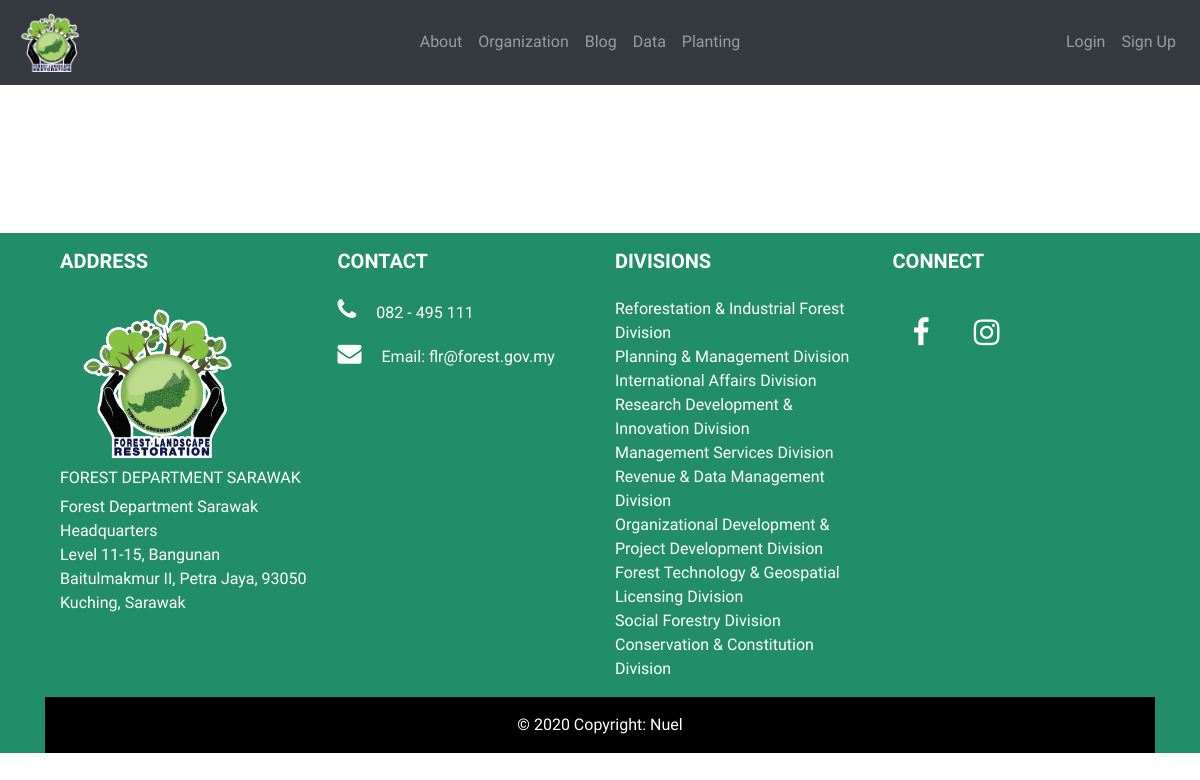
/planting/planting_view_programme/, run on an earlier commit of the app's database.
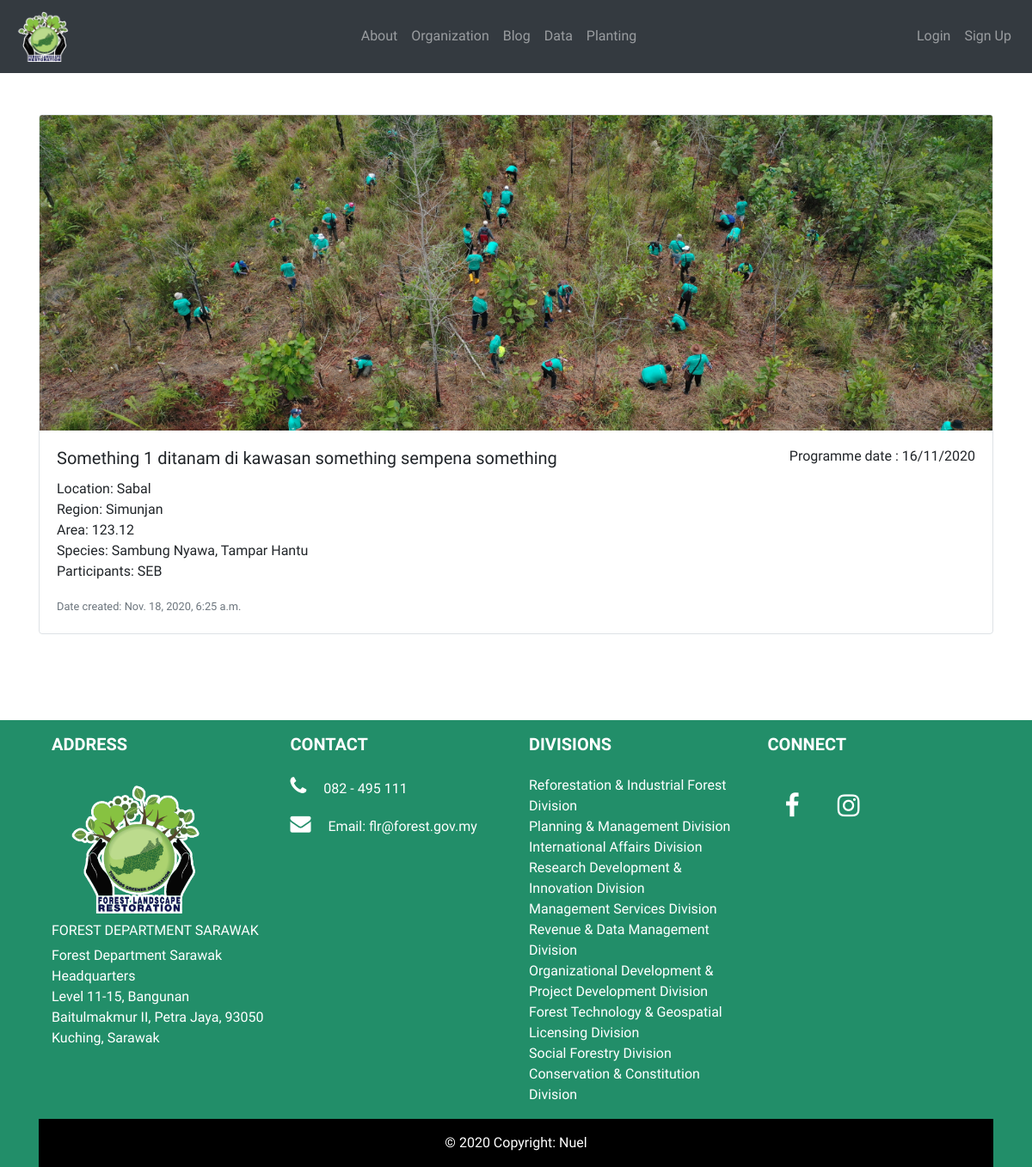
And on a later commit of the database.
### planting/models.py (models this page shows, shortened)
class PlantingRecord(models.Model):
	date_created = models.DateTimeField(auto_now_add=True)
	date_planted = models.CharField(max_length=250)
	programme_name = models.CharField(max_length=250)
	programme_img = models.ImageField('Programme Image', null=True, blank=True, upload_to='programme_img/')
	location = models.CharField(max_length=250)
	region = models.CharField(max_length=250)
	area = models.FloatField()
	species = models.CharField(max_length=255)
	participants = models.CharField(max_length=250)

### planting/views.py (the view)
# urls.py: path('planting_view_programme/', ProgrammeView.as_view(), name='planting_view_programme'),
class ProgrammeView(ListView):
	model = PlantingRecord
	template_name = 'planting/planting_view_programme.html'
	ordering = ['-date_planted']

### planting/templates/planting/planting_view_programme.html (shortened to what this page needs)
{% extends 'base.html' %}
{% load static %}
{% block content %}
<div class="container">
	<br>
	<br>
	{% for programme in object_list %}
	<div class=" border rounded mb-3">
		<img style="height: ;" class="card-img-top" src="{% static 'img/planting_img.png' %}" alt="Card image cap">
		<div class="card-body">
			<div class="row">
				<div class="col-lg-8 text-left">
					<h5 class="card-title">{{ programme.programme_name }}</h5>
				</div>
				<div class="col-lg-4 text-right">
					<h6 class="card-text">Programme date : {{ programme.date_planted }}</h6>
				</div>
			</div>
			<ul class="list-unstyled">
				<li>Location: {{ programme.location }}</li>
				<li>Region: {{ programme.region }}</li>
				<li>Area: {{ programme.area }}</li>
				<li>Species: {{ programme.species }}</li>
				<li>Participants: {{ programme.participants }}</li>
			</ul>
			<p class="card-text"><small class="text-muted">Date created: {{ programme.date_created }}</small></p>
			</div>
		</div>
	</div>
	{% endfor %}
</div>
{% endblock %}

### flr/templates/base.html (shortened to what this page needs)
{% load static %}
<!DOCTYPE html>
<html lang="en">
<head>
	<link rel="stylesheet" href="https://stackpath.bootstrapcdn.com/bootstrap/4.5.2/css/bootstrap.min.css">
	<link rel="stylesheet" href="https://cdnjs.cloudflare.com/ajax/libs/font-awesome/4.7.0/css/font-awesome.min.css">
	<link rel="stylesheet" type="text/css" href="{% static 'css/main.css' %}">
</head>
<body>
	<nav class="navbar navbar-expand-lg navbar-dark bg-dark">
		<a class="navbar-brand" id="navbar-name" href="{% url 'home' %}"><img id="navbar-logo" src="{% static 'img/flr_logo_day.png' %}"></a>
		<div class="collapse navbar-collapse" id="navbarNav">
			<ul class="navbar-nav ml-auto">
				<li class="nav-item">
					<a class="nav-link" href="{% url 'about' %}">About</a>
				</li>
				<li class="nav-item">
					<a class="nav-link" href="{% url 'organization' %}">Organization</a>
				</li>
				<li class="nav-item">
					<a class="nav-link" href="{% url 'blog' %}">Blog</a>
				</li>
				<li class="nav-item">
					<a class="nav-link" href="{% url 'data' %}">Data</a>
				</li>
				<li class="nav-item">
					<a class="nav-link" href="{% url 'planting_index' %}">Planting</a>
				</li>
			</ul>
			<ul class="navbar-nav ml-auto">
				{% if user.is_authenticated %}
					<li class="nav-item">
						<p class="nav-link m-0" style="color: #fff">@{{ user.username }}</p>
					</li>
					<li class="nav-item">
						<a class="nav-link" href="{% url 'logout' %}">Log out</a>
					</li>
				{% else %}
					<li class="nav-item">
						<a class="nav-link" href="{% url 'login' %}">Login</a>
					</li>
					<li class="nav-item">
						<a class="nav-link" href="{% url 'sign_up' %}">Sign Up</a>
					</li>
				{% endif %}
			</ul>
		</div>
	</nav>
	{% block content %}{% endblock %}
	<footer class="page-footer font-small">
		<div class="container">
	  	<div class="container text-center text-md-left">
	    <div class="row">
	      <div class="col-md-3 mx-auto">
	        <h5 class="font-weight-bold text-uppercase mt-3 mb-4">ADDRESS</h5>
	        <ul class="list-unstyled">
	          <img src="{% static 'img/flr_logo_day.png' %}" width="200">
	          <br>
	          <h6><a class="link-unstyled" href=""> FOREST DEPARTMENT SARAWAK</a></h6>
	          <p>Forest Department Sarawak Headquarters<br>Level 11-15, Bangunan Baitulmakmur II, Petra Jaya, 93050 Kuching, Sarawak</p>
	        </ul>
	      </div>
	      <div class="col-md-3 mx-auto">
	        <h5 class="font-weight-bold text-uppercase mt-3 mb-4">Contact</h5>
	        <ul class="list-unstyled">
			<p><i class="fa fa-phone" style="font-size:24px"></i>082 - 495 111</p>
			<p><i class="fa fa-envelope" style="font-size:24px"></i>Email: flr@forest.gov.my</p>
	        </ul>
	      </div>
	      <div class="col-md-3 mx-auto">
	        <h5 class="font-weight-bold text-uppercase mt-3 mb-4">Divisions</h5>
	        <ul class="list-unstyled">
	          <li>
	            <a href="https://forestry.sarawak.gov.my/modules/web/pages.php?mod=staffcontact&sub=agency&site=15&staff_name=&loc=3520#" target="_blank">Reforestation & Industrial Forest Division</a>
	          </li>
	          <li>
	            <a href="https://forestry.sarawak.gov.my/modules/web/pages.php?mod=staffcontact&sub=agency&site=15&staff_name=&loc=3521" target="_blank">Planning & Management Division</a>
	          </li>
	          <li>
	            <a href="https://forestry.sarawak.gov.my/modules/web/pages.php?mod=staffcontact&sub=agency&site=15&staff_name=&loc=3523" target="_blank">International Affairs Division</a>
	          </li>
	          <li>
	            <a href="https://forestry.sarawak.gov.my/modules/web/pages.php?mod=staffcontact&sub=agency&site=15&staff_name=&loc=3524" target="_blank">Research Development & Innovation Division</a>
	          </li>
	          <li>
	            <a href="https://forestry.sarawak.gov.my/modules/web/pages.php?mod=staffcontact&sub=agency&site=15&staff_name=&loc=3524" target="_blank">Management Services Division</a>
	          </li>
	          <li>
	            <a href="https://forestry.sarawak.gov.my/modules/web/pages.php?mod=staffcontact&sub=agency&site=15&staff_name=&loc=3529" target="_blank">Revenue & Data Management Division</a>
	          </li>
	          <li>
	            <a href="https://forestry.sarawak.gov.my/modules/web/pages.php?mod=staffcontact&sub=agency&site=15&staff_name=&loc=3525" target="_blank">Organizational Development & Project Development Division</a>
	          </li>
	          <li>
	            <a href="https://forestry.sarawak.gov.my/modules/web/pages.php?mod=staffcontact&sub=agency&site=15&staff_name=&loc=3539" target="_blank">Forest Technology & Geospatial</a>
	          </li>
	          <li>
	            <a href="https://forestry.sarawak.gov.my/modules/web/pages.php?mod=staffcontact&sub=agency&site=15&staff_name=&loc=3534" target="_blank">Licensing Division</a>
	          </li>
	          <li>
	            <a href="https://forestry.sarawak.gov.my/modules/web/pages.php?mod=staffcontact&sub=agency&site=15&staff_name=&loc=3535" target="_blank">Social Forestry Division</a>
	          </li>
	          <li>
	            <a href="https://forestry.sarawak.gov.my/modules/web/pages.php?mod=staffcontact&sub=agency&site=15&staff_name=&loc=3538" target="_blank">Conservation & Constitution Division</a>
	          </li>
	        </ul>
	      </div>
	      <div class="col-md-3 mx-auto">
	        <h5 class="font-weight-bold text-uppercase mt-3 mb-4">CONNECT</h5>
	        <ul class="list-unstyled">
	          	<a class="fa fa-facebook" href="#"></a>
				<a class="fa fa-instagram" href="#"></a>
	        </ul>
	      </div>
	    </div>
	  </div>
	  <div class="footer-copyright text-center py-3">© 2020 Copyright: Nuel</div>
	</div>
	</footer>
</body>
</html>

### flr/static/css/main.css (style rules this page uses)
body, html { font-family: 'Raleway', sans-serif; margin: 0; height: 100%; }
h1, h2, h3, h4, h5, h6 { font-family: cardo; }
a { text-decoration: none; }
ul { list-style-type: none; padding-left: 0; }
#navbar-logo { position: relative; width: 70px; }
.navbar-nav { margin-left: 20px; }
.page-footer { margin-top: 100px; background-color: #228e69; color: #fff; }
.footer-copyright { background-color: #000; }
.list-unstyled img { padding: 10px; }
.list-unstyled a { text-decoration: none; color: #fff; }
.link-unstyled { color: #000; }
.fa { padding: 20px; font-size: 30px; text-align: center; text-decoration: none; }
.fa-facebook { color: white; }
.fa-instagram { color: white; }
.fa-phone { padding: 0; margin-right: 20px; }
.fa-envelope { padding: 0; margin-right: 20px; }

What changed in the data, as far as the page shows it:
added PlantingRecord: programme_name "Something 1 ditanam di kawasan something sempena something", date_planted "16/11/2020", location "Sabal", region "Simunjan", area "123.12", species "Sambung Nyawa, Tampar Hantu", participants "SEB", date_created "Nov. 18, 2020, 6:25 a.m."
